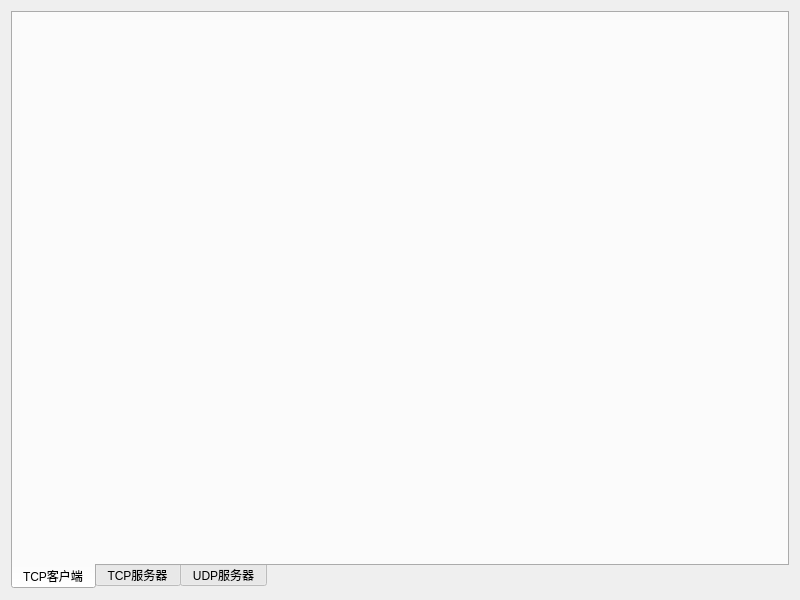
<?xml version="1.0" encoding="UTF-8"?>
<ui version="4.0">
 <class>frmMain</class>
 <widget class="QWidget" name="frmMain">
  <property name="geometry">
   <rect>
    <x>0</x>
    <y>0</y>
    <width>800</width>
    <height>600</height>
   </rect>
  </property>
  <property name="windowTitle">
   <string>Form</string>
  </property>
  <layout class="QVBoxLayout" name="verticalLayout">
   <item>
    <widget class="QTabWidget" name="tabWidget">
     <property name="tabPosition">
      <enum>QTabWidget::South</enum>
     </property>
     <property name="currentIndex">
      <number>0</number>
     </property>
     <widget class="frmTcpClient" name="tabTcpClient">
      <attribute name="title">
       <string>TCP客户端</string>
      </attribute>
     </widget>
     <widget class="frmTcpServer" name="tabTcpServer">
      <attribute name="title">
       <string>TCP服务器</string>
      </attribute>
     </widget>
     <widget class="frmUdpServer" name="tabUdpServer">
      <attribute name="title">
       <string>UDP服务器</string>
      </attribute>
     </widget>
    </widget>
   </item>
  </layout>
 </widget>
 <customwidgets>
  <customwidget>
   <class>frmTcpClient</class>
   <extends>QWidget</extends>
   <header>frmtcpclient.h</header>
   <container>1</container>
  </customwidget>
  <customwidget>
   <class>frmTcpServer</class>
   <extends>QWidget</extends>
   <header>frmtcpserver.h</header>
   <container>1</container>
  </customwidget>
  <customwidget>
   <class>frmUdpServer</class>
   <extends>QWidget</extends>
   <header>frmudpserver.h</header>
   <container>1</container>
  </customwidget>
 </customwidgets>
 <resources/>
 <connections/>
</ui>
